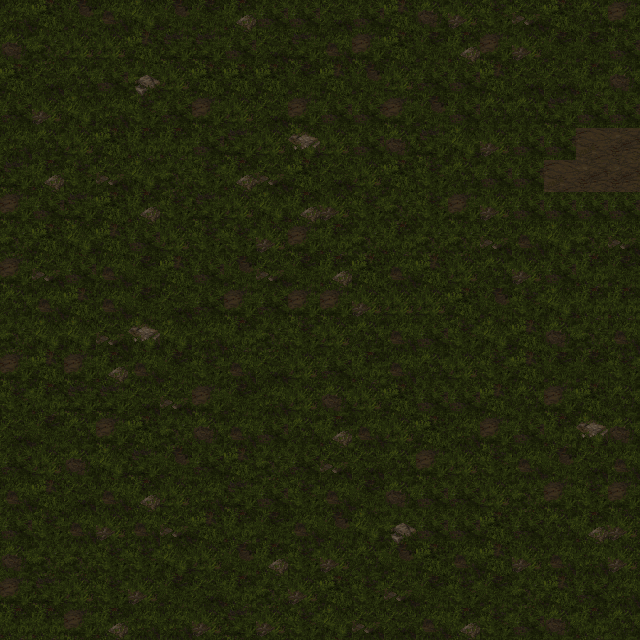

Tiled map render using the project's own tile images. Description and the map definition, with tile-layer contents summarised, below:
An orthogonal 20x20 tile map with 32x32 px tiles, 1 tile layer (Tile Layer 1).

<map version="1.0" orientation="orthogonal" renderorder="right-down" width="20" height="20" tilewidth="32" tileheight="32" nextobjectid="1">
 <tileset firstgid="1" name="Jungle" tilewidth="32" tileheight="32" tilecount="320">
  <image source="jungle-test.png" width="512" height="670" />
  <terraintypes>
   <terrain name="Grass" tile="72" />
   <terrain name="Grass Rocks" tile="69" />
   <terrain name="Dirt" tile="1" />
  </terraintypes>
  <tile id="1" terrain="2,2,2,2" />
  <tile id="2" terrain="2,2,2,2" />
  <tile id="3" terrain="2,2,2,2" />
  <tile id="4" terrain="2,2,2,2" />
  <tile id="5" terrain="2,2,2,2" />
  <tile id="6" terrain="2,2,2,2" />
  <tile id="7" terrain="2,2,2,2" />
  <tile id="8" terrain="2,2,2,2" />
  <tile id="9" terrain="2,2,2,2" />
  <tile id="10" terrain="2,2,2,2" />
  <tile id="11" terrain="2,2,2,2" />
  <tile id="12" terrain="2,2,2,2" />
  <tile id="13" terrain="2,2,2,2" />
  <tile id="14" terrain="2,2,2,2" />
  <tile id="15" terrain="2,2,2,2" />
  <tile id="16" terrain="2,2,2,2" />
  <tile id="17" terrain="2,2,2,2" />
  <tile id="18" terrain="2,2,2,2" />
  <tile id="19" terrain="2,2,2,2" />
  <tile id="20" terrain="2,2,2,2" />
  <tile id="21" terrain="2,2,2,2" />
  <tile id="22" terrain="2,2,2,2" />
  <tile id="23" terrain="2,2,2,2" />
  <tile id="24" terrain="2,2,2,2" />
  <tile id="60" terrain="0,0,0,0" />
  <tile id="61" terrain="0,0,0,0" />
  <tile id="62" terrain="0,0,0,0" />
  <tile id="63" terrain="0,0,0,0" />
  <tile id="64" terrain="0,0,0,0" />
  <tile id="65" terrain="0,0,0,0" />
  <tile id="66" terrain="0,0,0,0" />
  <tile id="67" terrain="0,0,0,0" />
  <tile id="68" terrain="0,0,0,0" />
  <tile id="69" terrain="1,1,1,1" />
  <tile id="70" terrain="1,1,1,1" />
  <tile id="71" terrain="1,1,1,1" />
  <tile id="72" terrain="0,0,0,0" />
  <tile id="73" terrain="0,0,0,0" />
  <tile id="74" terrain="0,0,0,0" />
  <tile id="75" terrain="0,0,0,0" />
  <tile id="76" terrain="0,0,0,0" />
  <tile id="77" terrain="0,0,0,0" />
  <tile id="78" terrain="0,0,0,0" />
  <tile id="79" terrain="0,0,0,0" />
  <tile id="80" terrain="0,0,0,0" />
  <tile id="81" terrain="0,0,0,0" />
  <tile id="82" terrain="0,0,0,0" />
 </tileset>
 <layer name="Tile Layer 1" width="20" height="20">
  <properties>
   <property name="Draw" value="1" />
  </properties>
  <data>[400 cells, 400 non-empty, 27 distinct tile ids]</data>
 </layer>
</map>
